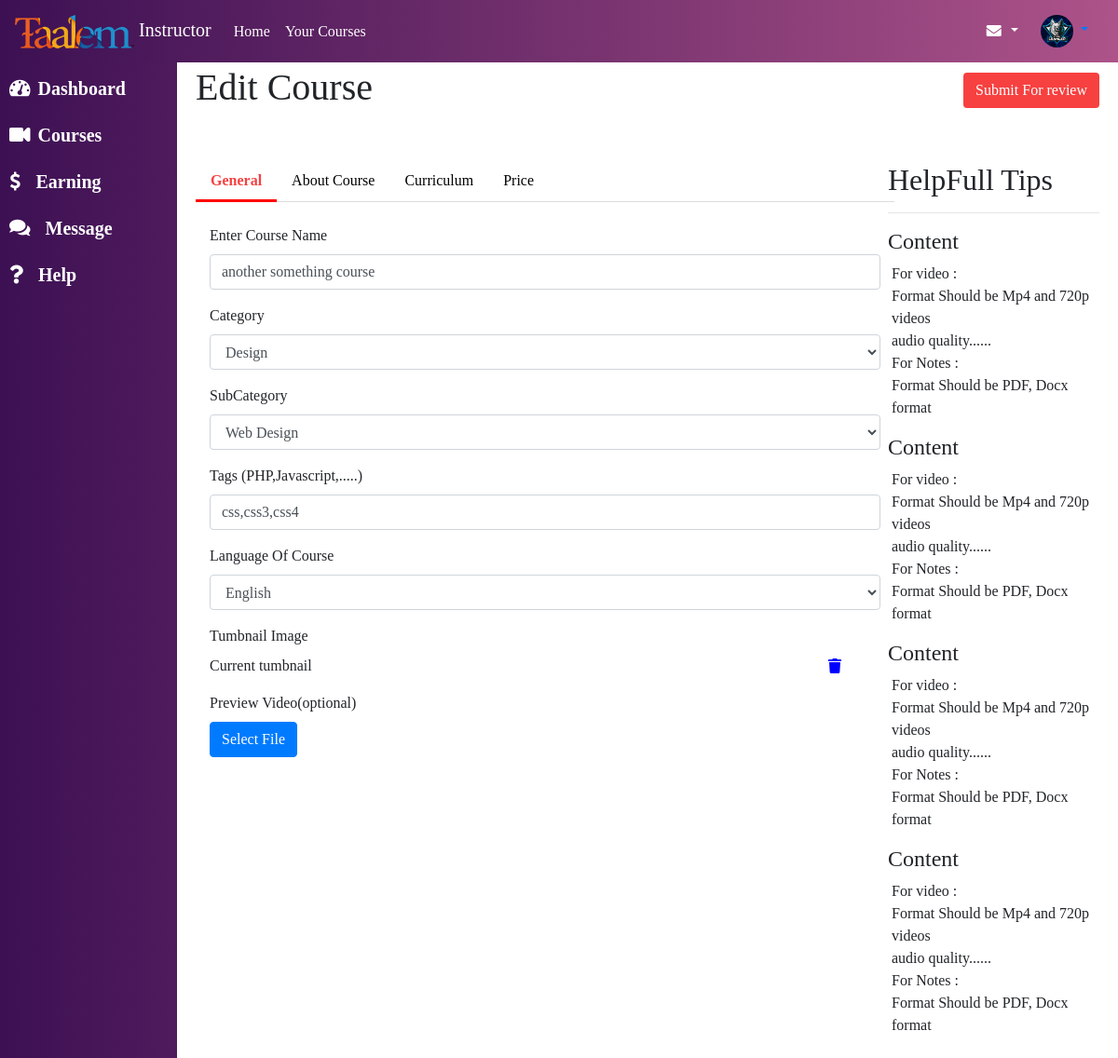
/instructor/editcourse.php?id=2 (signed in), run on the app's committed database.
### tables this page shows
CREATE TABLE IF NOT EXISTS `instructor` (
  `instid` int(3) NOT NULL AUTO_INCREMENT,
  `instname` varchar(50) NOT NULL,
  `regid` int(3) NOT NULL,
  `photo` varchar(60) DEFAULT NULL,
  `gender` char(1) NOT NULL,
  `qualification` varchar(30) DEFAULT NULL,
  `expirance` varchar(10) DEFAULT NULL,
  `speciality` varchar(20) DEFAULT NULL,
  `about` text,
  PRIMARY KEY (`instid`),
  KEY `regid` (`regid`)
);

CREATE TABLE IF NOT EXISTS `course` (
  `courseid` int(3) NOT NULL AUTO_INCREMENT,
  `coursename` varchar(250) NOT NULL,
  `catid` int(3) NOT NULL,
  `coursedate` date NOT NULL,
  `description` text NOT NULL,
  `coursetype` varchar(10) NOT NULL,
  `price` int(5) DEFAULT NULL,
  `prerequirement` text NOT NULL,
  `whatlearn` text,
  `skilllevel` varchar(20) DEFAULT NULL,
  `keyword` varchar(50) DEFAULT NULL,
  `lang` varchar(15) NOT NULL,
  `thumbnailurl` varchar(50) DEFAULT NULL,
  `thumbvidurl` varchar(100) DEFAULT NULL,
  `instid` int(3) NOT NULL,
  `status` int(1) NOT NULL,
  PRIMARY KEY (`courseid`),
  KEY `catid` (`catid`),
  KEY `course_ibfk_2` (`instid`)
);

### inc/dataclass.php (called while the page is built, shortened)
<?php
class Dataclass
{
    private $conn;
    public function __construct()
    {
        $this->conn = mysqli_connect("localhost","root","","academydb") or die("Connection Fails");
    }
    public function getTable($query)
    {
    	$table = mysqli_query($this->conn,$query);
    	return $table;
    }
    public function getRow($query)
    {
    	$table = mysqli_query($this->conn,$query);
    	$row = mysqli_fetch_assoc($table);
    	return $row;
    }
    public function getDp($regid,$usertype)
    {
        if ($usertype=="student") {
            $studquery = "select photo from student where regid='$regid'";
            $dp = $this->getRow($studquery);
            return $dp['photo'];
        }else{
            $insquery = "select photo from instructor where regid='$regid'";
            $dp = $this->getRow($insquery);
            return $dp['photo'];
        }
    }
}
 ?>

### instructor/editcourse.php (the view, shortened to what this page needs)
<?php
	require_once 'dash-header.php';
  $id = $_GET['id'];
    $coursed = $dc->getRow("select * from course where courseid='$id'");
?>
<div class="wrapper">
            <nav id="sidebar">
                <ul class="list-unstyled components">
                    <li class="active">
                        <a href="dashboard.php"><i class="fas fa-tachometer-alt mr-2"></i>Dashboard</a>
                    </li>
                    <li>
                        <a href="mycourses.php"><i class="fas fa-video mr-2"></i>Courses</a>
                    </li>
                    <li>
                        <a href="earning.php"><i class="fas fa-dollar-sign mr-3"></i>Earning</a>
                    </li>
                    <li>
                        <a href="message.php"><i class="fas fa-comments mr-3"></i>Message</a>
                    </li>
                    <li>
                        <a href="#"><i class="fas fa-question mr-3"></i>Help</a>
                    </li>
                </ul>
            </nav>
            <form method="post" enctype="multipart/form-data">
            <div id="content">
                <div class="row mb-5">
                    <div class="col-md-6">
                        <h1>Edit Course</h1>
                    </div>
                    <div class="col-md-6 text-right pt-2">
                        <button type="Submit" name="submit-course" class="btn btn-custom">Submit For review</button>
                    </div>
                </div>
                <div class="row">
                    <div class="col-md-9">
                        <div style="width:750px;">
                            <ul class="curtab nav nav-tabs" role="tablist">
                                <li class="nav-item">
                                  <a class="nav-link active" data-toggle="tab" href="#general">General</a>
                                </li>
                                <li class="nav-item">
                                  <a class="nav-link" data-toggle="tab" href="#aboutcur">About Course
                                  </a>
                                </li>
                                <li class="nav-item">
                                  <a class="nav-link" data-toggle="tab" href="#curriculum">Curriculum
                                  </a>
                                </li>
                                <li class="nav-item">
                                  <a class="nav-link" data-toggle="tab" href="#price">Price
                                  </a>
                                </li>
                            </ul>
                            <div class="tab-content">
                                <div id="general" class="container tab-pane active"><br>
                                        <div class="form-group">
                                            <label for="curname">Enter Course Name</label>
                                            <input type="text" class="form-control" name="curname" value="<?= $coursed['coursename'] ?>" required>
                                        </div>
                                        <div class="form-group">
                                            <label for="curcat">Category</label>
                                            <select name="parcat" id="parcat" class="form-control" required>
                                              <?php
                                              $parcatid = $dc->getRow("select catparentid from category where catid='$coursed[catid]'");
                                              if ($parcatid['catparentid'] == 0) {
                                                $parnewcatid = $coursed['catid'];
                                              }else{
                                                $parnewcatid = $parcatid['catparentid'];
                                              }
                                              $parcat = $dc->getTable("select catid,catname,catparentid from category where catparentid=0");
                                                while ($parcatrw = mysqli_fetch_assoc($parcat)) {
                                                  if ($parcatrw['catid'] == $coursed['catid'] or $parcatrw['catid'] == $parcatid['catparentid']) {
                                                      echo '<option value="'.$parcatrw['catid'].'" selected>'.$parcatrw['catname'].'</option>';
                                                  }else{
                                                    echo '<option value="'.$parcatrw['catid'].'">'.$parcatrw['catname'].'</option>';
                                                  }
                                              }
                                               ?>
                                            </select>
                                        </div>
                                        <div class="form-group" id="subcat">
                                          <label>SubCategory</label><select name='subcat' class='form-control'>
                                            <?php $subcat = $dc->getTable("select catid,catname,catparentid from category where catparentid='$parnewcatid'");
                                                while ($subrw = mysqli_fetch_assoc($subcat)) {
                                                    if ($subrw['catid'] == $coursed['catid']) {
                                                      echo '<option value="'.$subrw['catid'].'" selected>'.$subrw['catname'].'</option>';
                                                  }else{
                                                    echo '<option value="'.$subrw['catid'].'">'.$subrw['catname'].'</option>';
                                                  }
                                                }
                                            ?>
                                          </select>
                                        </div>
                                        <div class="form-group">
                                            <label for="tags">Tags (PHP,Javascript,.....)</label>
                                            <input type="text" name="tags" class="form-control" value="<?= $coursed['keyword'] ?>" required>
                                        </div>
                                        <div class="form-group">
                                            <label for="curlang">Language Of Course</label>
                                            <select name="curlang" id="curlang" class="form-control" data-placeholder="Choose a Language..." required>
                                              <option value="<?= $coursed['lang'] ?>" selected><?= $coursed['lang'] ?></option>
                                            </select>
                                        </div>
                                        <div class="form-group">
                                            <label for="Tubmnailimage">Tumbnail Image</label><br/>
                                            <div id="msgBoximg"><p style='width:100%'><span style='width:80%;'>Current tumbnail</span> <button type='button' class='btnupldelimg' id='btnupldelimg'><i class='fas fa-trash'></i></button></p></div>
                                        </div>
                                        <div class="form-group">
                                            <label for="Tubmnailimage">Preview Video(optional)</label><br/>
                                            <?php if ($coursed['thumbvidurl'] == ""): ?>
                                            <div  id="prewvideocont">
                                                <input type="button" id="uploadBtnvid" class="btn btn-large btn-primary" value="Select File">
                                            </div>
                                            <?php else: ?>
                                            <div id="msgBoxvid"><p style='width:100%'><span style='width:80%;'>current Prewiew Video </span> <button type='button' class='btnupldelvid' id='btnupldelvid'><i class='fas fa-trash'></i></button></p></div>
                                            <?php endif ?>
                                        </div>
                                </div>
                            </div>
                        </div>
                    </div>
                    <div class="col-md-3 pl-2">
                        <h2>HelpFull Tips</h2>
                        <hr>
                        <h4>Content</h4>
                        <p class="pl-1">For video : <br>
                        Format Should be Mp4 and 720p videos<br>
                        audio quality......<br>
                        For Notes : <br>
                        Format Should be PDF, Docx format
                        </p>
                        <h4>Content</h4>
                        <p class="pl-1">For video : <br>
                        Format Should be Mp4 and 720p videos<br>
                        audio quality......<br>
                        For Notes : <br>
                        Format Should be PDF, Docx format
                        </p>
                        <h4>Content</h4>
                        <p class="pl-1">For video : <br>
                        Format Should be Mp4 and 720p videos<br>
                        audio quality......<br>
                        For Notes : <br>
                        Format Should be PDF, Docx format
                        </p>
                        <h4>Content</h4>
                        <p class="pl-1">For video : <br>
                        Format Should be Mp4 and 720p videos<br>
                        audio quality......<br>
                        For Notes : <br>
                        Format Should be PDF, Docx format
                        </p>
                    </div>
                </div>
            </div>
        </form>
</div>
</body>
</html>

### instructor/dash-header.php (shortened to what this page needs)
<?php
require_once '../inc/config.php';
require_once '../inc/dataclass.php';
$dc=new Dataclass();
	$unseenmsg = $dc->getTable("SELECT * FROM message WHERE status = 0 and receiverregid='$_SESSION[regid]'");
	$countmsg=mysqli_num_rows($unseenmsg);
?>
<!DOCTYPE html>
<html lang="en">
<head>
	<link rel="stylesheet" href="../assests/libs/bootstrap/css/bootstrap.min.css" />
	<link rel="stylesheet" href="../assests/libs/animatecss/animate.min.css" />
	<link rel="stylesheet" href="../assests/libs/fontawesome/css/fontawesome-all.min.css" />
	<link rel="stylesheet" href="../assests/libs/jqueryui/jquery-ui.min.css">
	<link rel="stylesheet" href="../assests/libs/datatable/datatables.min.css">
	<link rel="stylesheet" href="../assests/css/main.css">
	<link rel="stylesheet" href="../admin/css/buttons.bootstrap4.min.css">
    <link rel="stylesheet" href="../admin/css/buttons.dataTables.min.css">
	<link rel="stylesheet" href="../admin/vendor/printjs/print.min.css">
</head>
<body style="margin-top: 50px;">
	<div class="container-fluid">
		<nav class="navbar fixed-top navbar-expand-lg dashnav">
		  <a class="navbar-brand" href="#" style="color: white"><img src="../assests/img/taalem-128.png" alt=""> Instructor</a>
		  <div class="collapse navbar-collapse" id="navbarSupportedContent">
		    <ul class="navbar-nav mr-auto">
		      <li class="nav-item"><a class="nav-link" href="../index.php">Home</a></li>
				<li class="nav-item"><a class="nav-link" href="../usercourse.php" title="this is your Purchase Course From Taalem">Your Courses</a></li>
		    </ul>
		    <ul class="navbar-nav ml-auto">
		    	<li class="nav-item dropdown">
		          <a class="nav-link dropdown-toggle" id="messagesDropdown" href="#" onclick="showMsg()" data-toggle="dropdown" aria-haspopup="true" title="<?= $countmsg ?> Messages" aria-expanded="false">
		           	<i class="fa fa-fw fa-envelope"></i>
		          </a>
		        </li>
		    </ul>
		    <div class="dropdown">
					<a class="nav-link dropdown-toggle" href="#" id="navbarDropdownMenuLink" data-toggle="dropdown" aria-haspopup="true" aria-expanded="false">
						<img src="../<?= $dc->getDp($_SESSION['regid'],$_SESSION['usertype']) ?>" class=" rounded-circle imgr" height="35px" width="35px" alt="user profile">
					</a>
				</div>
		  </div>
		</nav>
	</div>

### assests/css/main.css (style rules this page uses)
* { font-family: Century Gothic; }
body { margin: 0px; }
.imgr { object-fit: cover; }
.btn-custom { background-color: #f74040; color: white; cursor: pointer; }
.nav-tabs > .nav-item > .nav-link { color:black; letter-spacing: 0px; transition: letter-spacing 0.5s ease-out; }
.nav-tabs > .nav-item > .active { color:#f74040; font-weight: bold; }
.curtab.nav-tabs > .nav-item > .nav-link, .curtab.nav-tabs > .nav-item > .nav-link:hover,.curtab.nav-tabs > .nav-item > .nav-link:focus, .curtab.nav-tabs > .nav-item > .active { border-top: 0; border-left: 0; border-right: 0; }
.curtab.nav-tabs > .nav-item > .nav-link { color:black; letter-spacing: 0px; transition: letter-spacing 0.5s ease-out; border-bottom:0; }
.curtab.nav-tabs > .nav-item > .active { color:#f74040; font-weight: bold; border-bottom:3px solid red; }
.dashnav { background: #ad5389; background: -webkit-linear-gradient(to right, #3c1053, #ad5389); background: linear-gradient(to right, #3c1053, #ad5389); color: white !important; }
.dashnav .navbar-nav .nav-item .nav-link { color: white; }
.wrapper { display: flex; align-items: stretch; }
#sidebar { min-width: 190px; max-width: 250px; background: #4f1b5c; background: -webkit-linear-gradient(to right, #3c1053, #4f1b5c); background: linear-gradient(to right, #3c1053, #4f1b5c); color: #fff; transition: all 0.3s; }
#sidebar ul { margin-top: 20px; position: fixed; }
#sidebar ul li a { text-decoration: none; font-weight: bold; color:#fff; padding: 10px; font-size: 20px; display: block; }
#content { padding: 20px; }
.btnupldel, .btnupldelvid, .btnupldelimg { position: relative; left:5px; width:15%; border:none; background: #fff; color:blue; cursor:pointer; float: right; }

### data on the page
instructor: photo (picture)
course: curname "another something course", tags "css,css3,css4", curlang "English"

### other printed values
form field parcat "Design"
form field subcat "Web Design"
